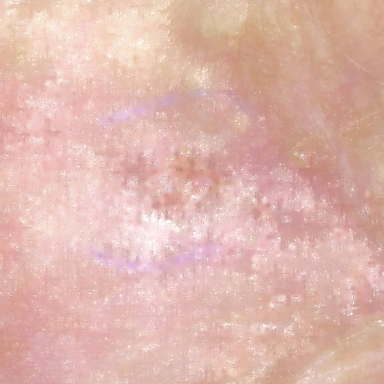
#> input picture util/our code/hairRemoval/removed_1001.png, 384 x 384 px, given as the content of the folder ../../data, which was not available
$ python hairremovalcode.py
#> lines starting #> are read from the running program, lines starting #| are printed output that depends on the picture; after the words box and inside, x2 and y2 are one past the last pixel; in counts of white or black regions, pixels touching at a corner belong together; pictures that were not available may be replaced by others from this repository, and a replacement may not be noted
### util/our code/functions.py
import random
import os
import cv2

class ImageDataLoader:
    def __init__(self, directory, image_size=(224, 224)):
        self.directory = directory
        self.image_size = image_size
        self.image_paths = self._get_image_paths()

    def _get_image_paths(self):

        valid_extensions = ['.jpg', '.jpeg', '.png', '.bmp']
        image_paths = []

        for filename in os.listdir(self.directory):
            full_path = os.path.join(self.directory, filename)


        # Check if the file is an image
            if any(filename.lower().endswith(ext) for ext in valid_extensions):
                image_paths.append(full_path)


        return image_paths

def readImageFile(file_path):
    # read image as an 8-bit array
#> called with file_path = '../../data/removed_1001.png'
    img_bgr = cv2.imread(file_path)
#> img_bgr is the input picture: shape (384, 384, 3); mean B, G, R 172.8, 182.5, 223.5

    # convert to RGB
    img_rgb = cv2.cvtColor(img_bgr, cv2.COLOR_BGR2RGB)

    # convert the original image to grayscale
    img_gray = cv2.cvtColor(img_rgb, cv2.COLOR_RGB2GRAY)
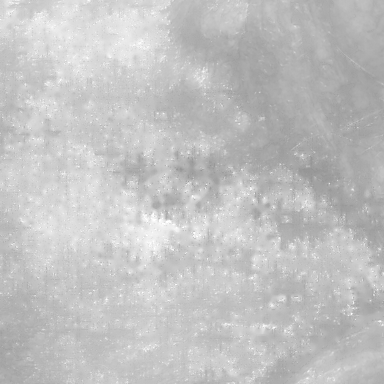
#> img_gray: shape (384, 384); min 147, max 255, mean 193.6

    return img_rgb, img_gray


def saveImageFile(img_rgb, file_path):
    try:
        # convert BGR
        img_bgr = cv2.cvtColor(img_rgb, cv2.COLOR_RGB2BGR)

        # save the image
        success = cv2.imwrite(file_path, img_bgr)
        if not success:
            print(f"Failed to save the image to {file_path}")
        return success

    except Exception as e:
        print(f"Error saving the image: {e}")
        return False

def removeHair(img_org, img_gray, kernel_size=25, threshold=10, radius=3):
    # kernel for the morphological filtering
#> called with kernel_size = 25, threshold = 10, radius = 3
    kernel = cv2.getStructuringElement(cv2.MORPH_CROSS, (kernel_size, kernel_size))

    # perform the blackHat filtering on the grayscale image to find the hair countours
    blackhat = cv2.morphologyEx(img_gray, cv2.MORPH_BLACKHAT, kernel)
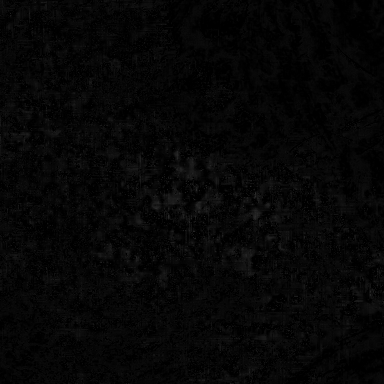
#> blackhat: shape (384, 384); min 0, max 45, mean 5.9

    # intensify the hair countours in preparation for the inpainting algorithm
    _, thresh = cv2.threshold(blackhat, threshold, 255, cv2.THRESH_BINARY)
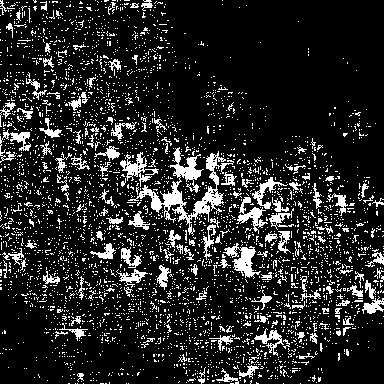
#> thresh: shape (384, 384); 14.8% white in thin lines or dots

    # inpaint the original image depending on the mask
    img_out = cv2.inpaint(img_org, thresh, radius, cv2.INPAINT_TELEA)

    return blackhat, thresh, img_out

### util/our code/hairremovalcode.py
import functions as fun
import cv2

#get paths and save in some list
imagePaths = fun.ImageDataLoader("../../data")._get_image_paths()

#loop through original images, remove hair and save in different directory
for i in range(len(imagePaths)):
    rgb, grey = fun.readImageFile(imagePaths[i])
    _, _, img = fun.removeHair(rgb, grey)
    fun.saveImageFile(img, f"hairRemoval/removed_{917+i}.png")

$ run again, on util/our code/hairRemoval/removed_1007.png
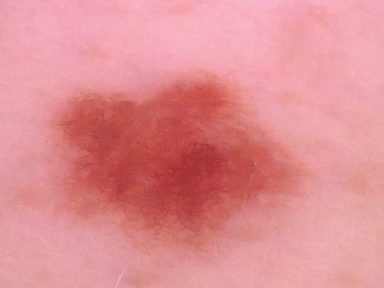
#> input picture util/our code/hairRemoval/removed_1007.png, 384 x 288 px, given as the content of the folder ../../data, which was not available
#> in readImageFile, img_bgr is the input picture: shape (288, 384, 3); mean B, G, R 146.5, 142.2, 224.4
#> in removeHair, `blackhat = cv2.morphologyEx(img_gray, cv2.MORPH_BLACKHAT, kernel)`:
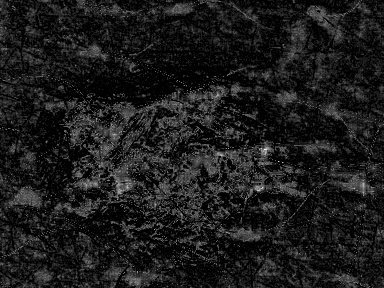
#> blackhat: shape (288, 384); min 0, max 23, mean 2.5; drawn with min black and max white
#> in removeHair, `_, thresh = cv2.threshold(blackhat, threshold, 255, cv2.THRESH_BINARY)`:
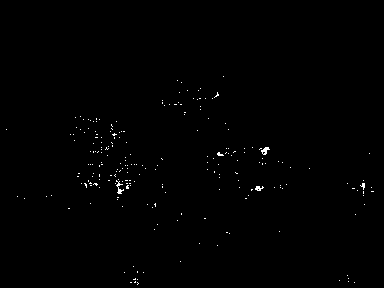
#> thresh: shape (288, 384); 0.43% white in thin lines or dots, all inside (x1, y1, x2, y2) = (6, 76, 374, 285)

$ run again, on util/our code/hairRemoval/removed_1008.png
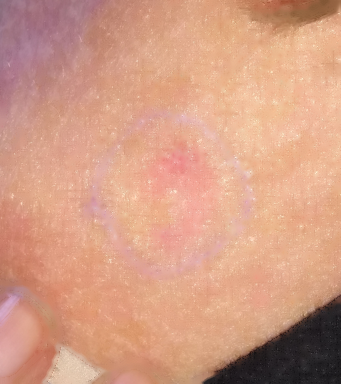
#> input picture util/our code/hairRemoval/removed_1008.png, 341 x 384 px, given as the content of the folder ../../data, which was not available
#> in readImageFile, img_bgr is the input picture: shape (384, 341, 3); mean B, G, R 132.5, 156.6, 210.8
#> in readImageFile, `img_gray = cv2.cvtColor(img_rgb, cv2.COLOR_RGB2GRAY)`:
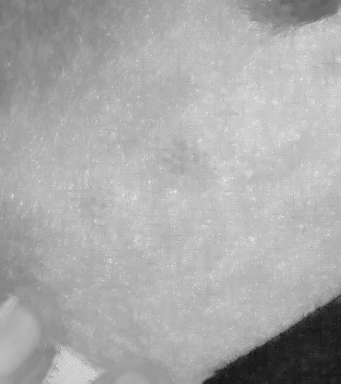
#> img_gray: shape (384, 341); min 19, max 240, mean 170.1
#> in removeHair, `_, thresh = cv2.threshold(blackhat, threshold, 255, cv2.THRESH_BINARY)`:
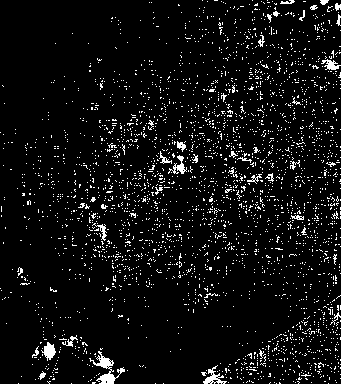
#> thresh: shape (384, 341); 6.1% white in thin lines or dots

$ run again, on util/our code/hairRemoval/removed_1012.png
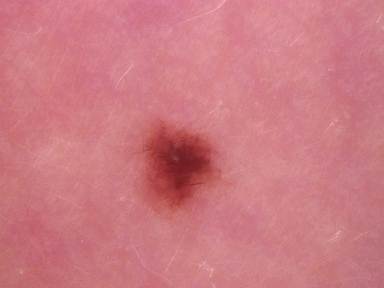
#> input picture util/our code/hairRemoval/removed_1012.png, 384 x 288 px, given as the content of the folder ../../data, which was not available
#> in readImageFile, img_bgr is the input picture: shape (288, 384, 3); mean B, G, R 130.4, 122, 204.5
#> in removeHair, `blackhat = cv2.morphologyEx(img_gray, cv2.MORPH_BLACKHAT, kernel)`:
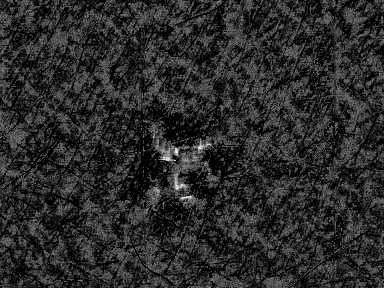
#> blackhat: shape (288, 384); min 0, max 23, mean 3.9; drawn with min black and max white
#> in removeHair, `_, thresh = cv2.threshold(blackhat, threshold, 255, cv2.THRESH_BINARY)`:
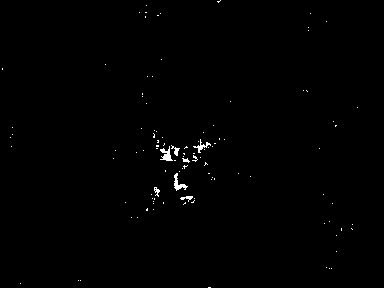
#> thresh: shape (288, 384); 0.52% white in thin lines or dots
